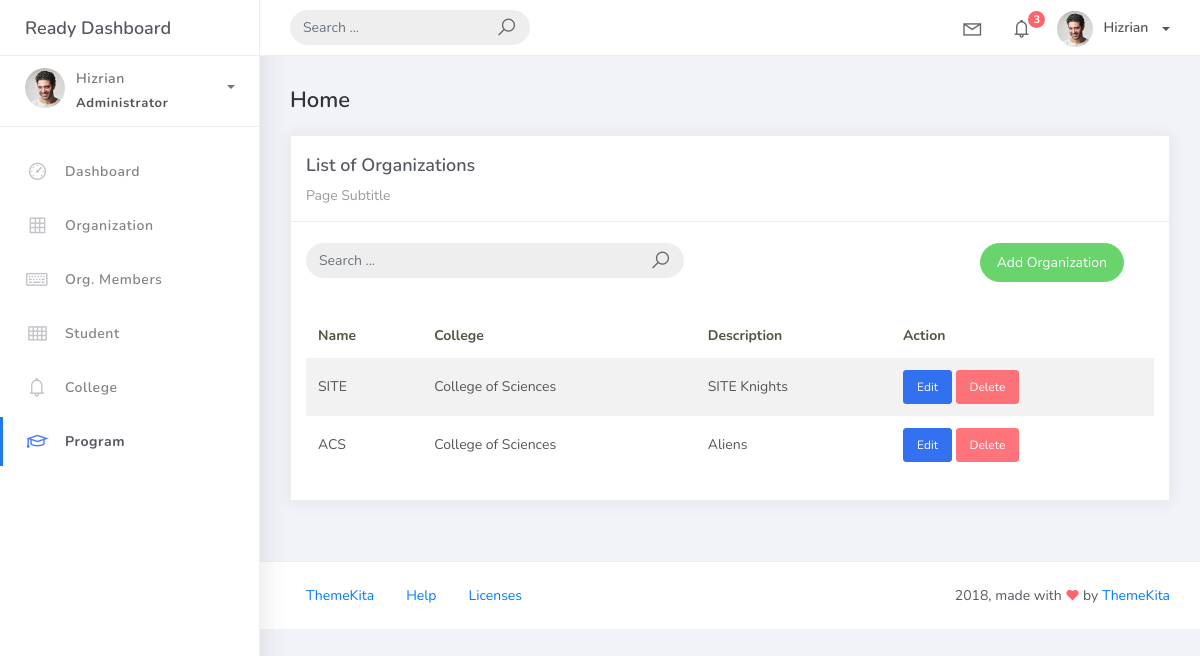
Before: /organization_list with the older database file.
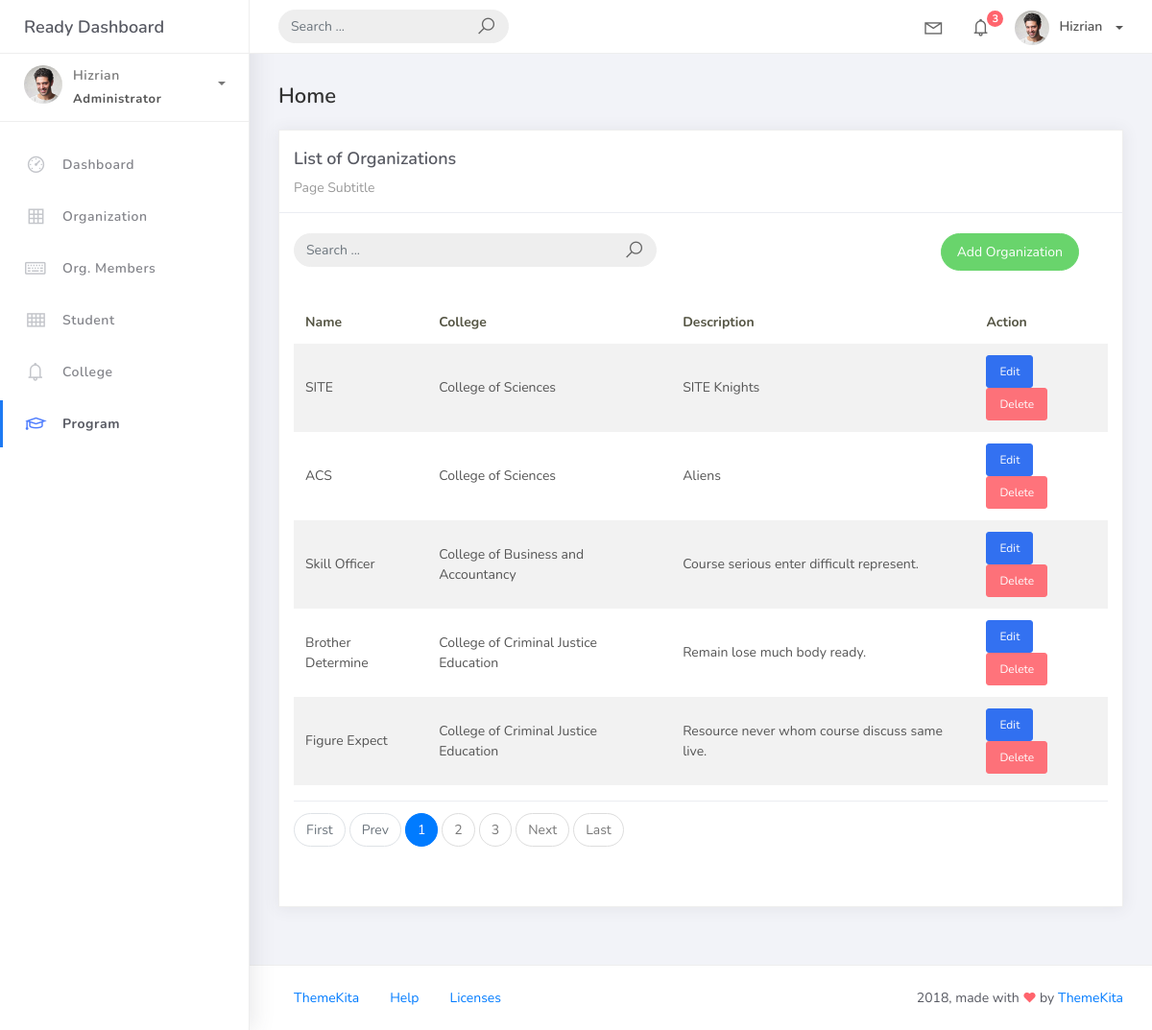
After: the same page with the newer database file.
### studentorg/models.py (models this page shows, shortened)
class BaseModel(models.Model):
    created_at = models.DateTimeField(auto_now_add=True, db_index=True)
    updated_at = models.DateTimeField(auto_now=True)
    class Meta:
        abstract = True

class Organization(BaseModel):
    name = models.CharField(max_length=250, unique=True)
    college = models.ForeignKey(
        College, null=True, blank=True, on_delete=models.CASCADE)
    description = models.CharField(max_length=500)

class College(BaseModel):
    college_name = models.CharField(max_length=150, unique=True)
    def __str__(self):
        return self.college_name

### studentorg/views.py (the view)
# urls.py: path('organization_list', OrganizationList.as_view(), name='organization-list'),
class OrganizationList(ListView):
    model = Organization
    template_name = 'organization/list.html'
    paginate_by = 5
    def get_queryset(self, *args, **kwargs):
        qs = super(OrganizationList, self).get_queryset(*args, **kwargs)
        if self.request.GET.get("q") != None:
            query = self.request.GET.get('q')
            qs = qs.filter(Q(name_icontains=query) | Q(description_icontains=query))
        return qs

### templates/organization/list.html (shortened to what this page needs)
{% extends 'base.html' %} {% load static %} {% block content %}
<div class="content">
    <div class="container-fluid">
        <h4 class="page-title">Home</h4>
        <div class="row">
            <div class="col-md-12">
                <div class="card">
                    <div class="card-header">
                        <div class="card-title">List of Organizations</div>
                        <div class="card-category">Page Subtitle</div>
                    </div>
                    <br />
                        <div class="col-md-12 row">
                            <div class="col-md-6">
                                <form class="navbar-left navbar-form nav-search mr-md-3" action="{% url 'organization-list' %}">
                                    <div class="input-group">
                                        <input type="text" placeholder="Search ..." class="form-control" name="q" />
                                        <div class="input-group-append">
                                            <span class="input-group-text">
                                                <i class="la la-search search-icon"></i>
                                            </span>
                                        </div>
                                    </div>
                                </form>
                            </div>
                            <div class="col-md-6">
                                <div class="pull-right">
                                    <a href="{% url 'organization-add' %}" class="btn btn-success btn-rounded">
                                        Add Organization
                                    </a>
                                </div>
                            </div>
                        </div>
                    <div class="card-body">
                        <table class="table table-striped mt-3">
                            <thead>
                                <tr>
                                    <th scope="col">Name</th>
                                    <th scope="col">College</th>
                                    <th scope="col">Description</th>
                                    <th scope="col">Action</th>
                                </tr>
                            </thead>
                            <tbody>
                                {% for object in object_list %}
                                <tr>
                                    <td>{{ object.name }}</td>
                                    <td>{{ object.college }}</td>
                                    <td>{{ object.description }}</td>
                                    <td>
                                        <a href="{% url 'organization-edit' object.id %}" class="btn btn-primary btn-sm">Edit</a>
                                        <form action="{% url 'organization-del' object.id %}" method="post" style="display:inline">
                                            <button type="submit" class="btn btn-danger btn-sm" onclick="return confirm('Are you sure you want to delete this organization?')">
                                                Delete
                                            </button>
                                        </form>
                                    </td>
                                </tr>
                                {% empty %}
                                <tr>
                                    <td colspan="4" style="text-align: center">
                                        <p class="text-sm font-weight-bold mb-0">No Records Found</p>
                                    </td>
                                </tr>
                                {% endfor %}
                            </tbody>
                        </table>
                        {% include 'includes/pagination.html' %}
                    </div>
                </div>
            </div>
        </div>
    </div>
</div>
{% endblock %}

### templates/base.html (shortened to what this page needs)
{% load static %}
<!DOCTYPE html>
<html>
<head>
	<link rel="stylesheet" href="{% static 'css/bootstrap.min.css' %}">
	<link rel="stylesheet" href="{% static 'css/ready.css' %}">
    <link rel="stylesheet" href="{% static 'css/demo.css' %}">
</head>
<body>
	<div class="wrapper">
		<div class="main-header">
			<div class="logo-header">
				<a href="index.html" class="logo">
					Ready Dashboard
				</a>
			</div>
			<nav class="navbar navbar-header navbar-expand-lg">
				<div class="container-fluid">
					<form class="navbar-left navbar-form nav-search mr-md-3" action="">
						<div class="input-group">
							<input type="text" placeholder="Search ..." class="form-control">
							<div class="input-group-append">
								<span class="input-group-text">
									<i class="la la-search search-icon"></i>
								</span>
							</div>
						</div>
					</form>
					<ul class="navbar-nav topbar-nav ml-md-auto align-items-center">
						<li class="nav-item dropdown hidden-caret">
							<a class="nav-link dropdown-toggle" href="#" id="navbarDropdown" role="button" data-toggle="dropdown" aria-haspopup="true" aria-expanded="false">
								<i class="la la-envelope"></i>
							</a>
						</li>
						<li class="nav-item dropdown hidden-caret">
							<a class="nav-link dropdown-toggle" href="#" id="navbarDropdown" role="button" data-toggle="dropdown" aria-haspopup="true" aria-expanded="false">
								<i class="la la-bell"></i>
								<span class="notification">3</span>
							</a>
						</li>
						<li class="nav-item dropdown">
							<a class="dropdown-toggle profile-pic" data-toggle="dropdown" href="#" aria-expanded="false"> <img src="{% static 'img/profile.jpg' %}" alt="user-img" width="36" class="img-circle"><span >Hizrian</span></span> </a>
							</li>
						</ul>
					</div>
				</nav>
			</div>
			<div class="sidebar">
				<div class="scrollbar-inner sidebar-wrapper">
					<div class="user">
						<div class="photo">
							<img src="{% static 'img/profile.jpg' %}">
						</div>
						<div class="info">
							<a class="" data-toggle="collapse" href="#collapseExample" aria-expanded="true">
								<span>
									Hizrian
									<span class="user-level">Administrator</span>
									<span class="caret"></span>
								</span>
							</a>
						</div>
					</div>
					<ul class="nav">
						<li class="nav-item">
							<a href="{% url 'home-page' %}">
								<i class="la la-dashboard"></i>
								<p>Dashboard</p>
							</a>
						</li>
						<li class="nav-item">
							<a href="{% url 'organization-list' %}">
								<i class="la la-table"></i>
								<p>Organization</p>
							</a>
						</li>
						<li class="nav-item">
							<a href="{% url 'orgmember-list' %}">
								<i class="la la-keyboard-o"></i>
								<p>Org. Members</p>
							</a>
						</li>
						<li class="nav-item">
							<a href="{% url 'student-list' %}">
								<i class="la la-th"></i>
								<p>Student</p>
							</a>
						</li>
						<li class="nav-item">
							<a href="{% url 'college-list' %}">
								<i class="la la-bell"></i>
								<p>College</p>
							</a>
						</li>
						<li class="nav-item active">
							<a href="{% url 'program-list' %}">
								<i class="la la-graduation-cap"></i>
								<p>Program</p>
							</a>
						</li>
					</ul>
				</div>
			</div>
			<div class="main-panel">
				{% block content %}
                {% endblock %}
				<footer class="footer">
					<div class="container-fluid">
						<nav class="pull-left">
							<ul class="nav">
								<li class="nav-item">
									<a class="nav-link" href="http://www.themekita.com">
										ThemeKita
									</a>
								</li>
								<li class="nav-item">
									<a class="nav-link" href="#">
										Help
									</a>
								</li>
								<li class="nav-item">
									<a class="nav-link" href="https://themewagon.com/license/#free-item">
										Licenses
									</a>
								</li>
							</ul>
						</nav>
						<div class="copyright ml-auto">
							2018, made with <i class="la la-heart heart text-danger"></i> by <a href="http://www.themekita.com">ThemeKita</a>
						</div>
					</div>
				</footer>
			</div>
		</div>
</body>
</html>

### templates/includes/pagination.html (shortened to what this page needs)
{% if is_paginated %}
<div class="card-footer px-0 border-0 d-flex flex-column flex-lg-row align-items-center justify-content-between mt-3">
    <nav aria-label="Topics pagination" class="mb-4">
        <ul class="pagination">
            {% if page_obj.number > 1 %}
            <li class="page-item">
                <a class="page-link" href="?page=1">First</a>
            </li>
            {% else %}
            <li class="page-item disabled">
                <span class="page-link">First</span>
            </li>
            {% endif %} {% if page_obj.has_previous %}
            <li class="page-item">
                <a class="page-link" href="?page={{ page_obj.previous_page_number }}">Prev</a>
            </li>
            {% else %}
            <li class="page-item disabled">
                <span class="page-link">Prev</span>
            </li>
            {% endif %} {% for page_num in paginator.page_range %} {% if page_obj.number == page_num %}
            <li class="page-item active">
                <span class="page-link">
                    {{ page_num }}
                </span>
            </li>
            {% elif page_num > page_obj.number|add:'-3' and page_num < page_obj.number|add:'3' %}
            <li class="page-item">
                <a class="page-link" href="?page={{ page_num }}">{{ page_num }}</a>
            </li>
            {% endif %} {% endfor %} {% if page_obj.has_next %}
            <li class="page-item">
                <a class="page-link" href="?page={{ page_obj.next_page_number }}">Next</a>
            </li>
            {% else %}
            <li class="page-item disabled">
                <span class="page-link">Next</span>
            </li>
            {% endif %} {% if page_obj.number != paginator.num_pages %}
            <li class="page-item">
                <a class="page-link" href="?page={{ paginator.num_pages }}">Last</a>
            </li>
            {% else %}
            <li class="page-item disabled">
                <span class="page-link">Last</span>
            </li>
            {% endif %}
        </ul>
    </nav>
</div>
{% endif %}

Changed rows visible on the page:
added Organization: name "Skill Officer", college "College of Business and Accountancy", description "Course serious enter difficult represent."
added Organization: name "Brother Determine", college "College of Criminal Justice Education", description "Remain lose much body ready."
added Organization: name "Figure Expect", college "College of Criminal Justice Education", description "Resource never whom course discuss same live."
Other visible differences:
text now shown: "First Prev Next Last"
new list line: "1"
new list line: "2"
new list line: "3"
